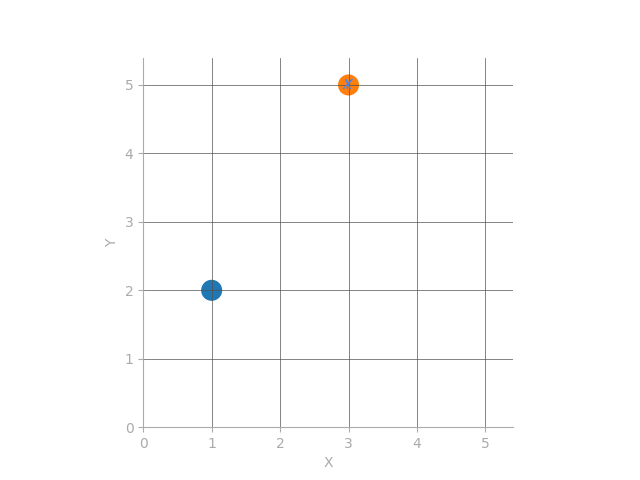

This chart was generated by the following Python code:
import spatialmath as sm
import matplotlib.pyplot as plt
import spatialmath.base as smb

pose = sm.SE2(1.0, 2.0, 0.0)
pose2 = sm.SE2(3.0, 5.0, 0.0)

plt.figure()

ax = smb.trplot2(
    pose.A,
    dims=[0, 5.4],
    color="#4287f5",
    textcolor="#4287f5",
    block=False,
    rviz=False,
    originsize=200,
    axislabel=False,
    length=0,
)

smb.trplot2(
    pose2.A,
    dims=[0, 5.4],
    color="#4287f5",
    textcolor="#4287f5",
    block=False,
    rviz=False,
    originsize=200,
    axislabel=False,
    length=0,
)

# ax.plot([0, 1], [2, 2], ":", color="#ababab")
# ax.plot([1, 1], [0, 2], ":", color="#ababab")

ax.yaxis.label.set_color("#ababab")
ax.tick_params(axis="y", colors="#ababab")
ax.xaxis.label.set_color("#ababab")
ax.tick_params(axis="x", colors="#ababab")

ax.spines["right"].set_linewidth(0.0)
ax.spines["top"].set_linewidth(0.0)
ax.spines["bottom"].set_color("#ababab")
ax.spines["left"].set_color("#ababab")

ax.grid(color="#525252", linewidth=0.5)

plt.savefig("Module 1/Tutorial/Figures/fig3-1.png", transparent=True)
